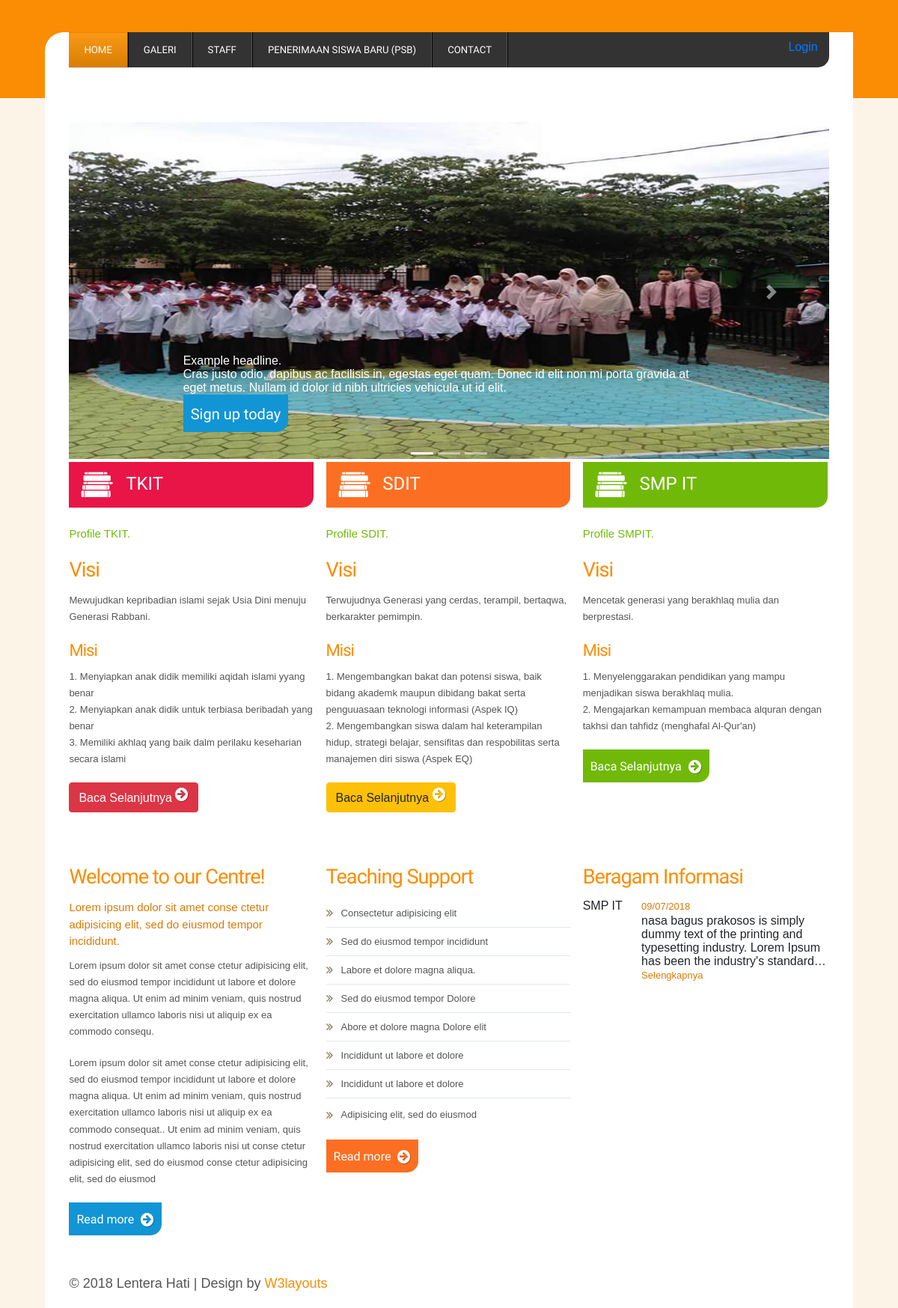
The page / on the database its author committed.
### tables this page shows
CREATE TABLE `informasi` (
  `id_info` int(10) NOT NULL,
  `jdl_berita` varchar(100) NOT NULL,
  `isi_berita` text NOT NULL,
  `tgl_terbit` date NOT NULL,
  `id_user` int(3) NOT NULL,
  `sekolah_kodesekolah` varchar(5) NOT NULL
);

### application/libraries/Template.php (called while the page is built, shortened)
<?php if ( ! defined('BASEPATH')) exit('No direct script access allowed');
class Template
{
    protected $_ci;
	function __construct() {
		$this->_ci = &get_instance();
	}
	function full($template, $data=null) {
		$this->_ci->load->view('templates/header_web',$data);
		$this->_ci->load->view($template,$data);
		$this->_ci->load->view('templates/bottom_web',$data);
		$this->_ci->load->view('templates/righbar_web',$data);
		$this->_ci->load->view('templates/footer_web',$data);
	}
}

### application/controllers/Home.php (called while the page is built, shortened)
<?php
class Home extends CI_Controller {
	public function index()
	{
		$data['menuhome']='active';
		$this->template->full('halaman/dashboard',$data);
	}
}

### index.php (called while the page is built, shortened)
<?php
require_once BASEPATH.'core/CodeIgniter.php';

### application/models/Infomodel.php (called while the page is built, shortened)
<?php
class Infomodel extends CI_Model {
	function getAll(){
		$query = $this->db->get('informasi');
		return $query->result();
	}
}

### application/libraries/Bantuan.php (called while the page is built, shortened)
<?php if ( ! defined('BASEPATH')) exit('No direct script access allowed');
class Bantuan {
    private $CI;
	public function __construct(){
	 $this->CI =& get_instance();
	}
	public function getInformasi(){
		$informasi = $this->CI->Infomodel->getAll();
		return $informasi;
	}
}
?>

### application/views/templates/righbar_web.php (the view, shortened to what this page needs)
 <div class="col_1_of_3 span_1_of_3">
	<h3>Beragam Informasi</h3>
	<div class="latest-news-grid">
		<?php
			$informasi = $this->bantuan->getInformasi();
			foreach($informasi as $row) { ?>
			<div class="latest-news-pic">
				<?php echo $row->jdl_berita; ?>
			</div>
			<div class="latest-news-info">
			<a href="#"><?php echo date("d/m/Y",strtotime($row->tgl_terbit)); ?></a>
			<?php echo word_limiter($row->isi_berita,20); ?>
			<a href="<?php echo site_url('Home/infodetail/'.$row->id_info); ?>">Selengkapnya</a>
			</div>
		<div class="clear"> </div><br>
		<?php } ?>
	</div>
</div>

### application/views/templates/header_web.php (shortened to what this page needs)
<!DOCTYPE HTML>
<html>
<head>
<link href="<?php echo base_url('assets/'); ?>css/bootstrap.min.css" rel="stylesheet" type="text/css" media="all" />
<link href="<?php echo base_url('assets/'); ?>css/style.css" rel="stylesheet" type="text/css" media="all" />
<link rel="stylesheet" href="<?php echo base_url('assetsadmin/ui-lightness/jquery-ui.css');?>" />
<link rel="stylesheet" href="<?php echo base_url('assetsadmin/ui-lightness/jquery.ui.theme.css'); ?>">
</head>
<body>
<div class="header-bg">
	<div class="wrap">
		<div class="total-box">
				<div class="total">
					<div class="header_top">
				     	<div class="menu">
				     		<ul>
						    	<li class="<?php if(isset($menuhome)) echo $menuhome;?>"><a href="<?php echo site_url('home'); ?>">Home</a></li>
						    	<li class="<?php if(isset($menugallery)) echo $menugallery;?>"><a href="<?php echo site_url('gallery'); ?>">Galeri</a></li>
						    	<li ><a href="<?php echo site_url('home/informasi'); ?>">Staff</a>
								</li>
                                 <li class="<?php if(isset($menupendaftaran)) echo $menupendaftaran;?>"><a href="<?php echo site_url('pendaftaran'); ?>">Penerimaan Siswa  Baru (PSB)</a></li>
						    	<li><a href="<?php echo site_url('home/contact'); ?>">Contact</a></li>
			     			</ul>
				     	</div>
				     	<ul class="follow_icon">
							<li>
							<a href="<?php echo site_url('Login'); ?>">
								<span>Login</span>
							</a>
							</li>
						</ul>
		     	</div>
			     <div class="header-bottom">
				</div>
			</div>
		</div>
	 </div>
</div>
	<div class="banner-box">
		<div class="wrap">

### application/views/halaman/dashboard.php (shortened to what this page needs)
	<div class="main-top">
		<div class="main">
			<div class="banner">
				<div id="myCarousel" class="carousel slide" data-ride="carousel">
      <ol class="carousel-indicators">
        <li data-target="#myCarousel" data-slide-to="0" class="active"></li>
        <li data-target="#myCarousel" data-slide-to="1"></li>
        <li data-target="#myCarousel" data-slide-to="2"></li>
      </ol>
      <div class="carousel-inner">
        <div class="carousel-item active">
          <img class="first-slide" src="<?php echo base_url('assets/images/foto/IT1.jpg'); ?>" width="100%" height='450' alt="First slide">
          <div class="container">
            <div class="carousel-caption text-left">
              <h1>Example headline.</h1>
              <p>Cras justo odio, dapibus ac facilisis in, egestas eget quam. Donec id elit non mi porta gravida at eget metus. Nullam id dolor id nibh ultricies vehicula ut id elit.</p>
              <p><a class="btn btn-lg btn-primary" href="#" role="button">Sign up today</a></p>
            </div>
          </div>
        </div>
      </div>
      <a class="carousel-control-prev" href="#myCarousel" role="button" data-slide="prev">
        <span class="carousel-control-prev-icon" aria-hidden="true"></span>
      </a>
      <a class="carousel-control-next" href="#myCarousel" role="button" data-slide="next">
        <span class="carousel-control-next-icon" aria-hidden="true"></span>
      </a>
    </div>
			</div>
			<div class="section-top">
				<div class="col_1_of_3 span_1_of_3">
					<div class="title-img">
						<div class="title"><img src="<?php echo base_url('assets/'); ?>images/books.png" alt=""/></div>
						<div class="title-desc"><p>TKIT</p></div>
					</div>
					<p class="last"><strong>Profile TKIT.</strong></p>
					<p class="desc1">
					<h3>Visi</h3></p>
					<p class="desc1">Mewujudkan kepribadian islami sejak Usia Dini menuju Generasi Rabbani.</p>
					<p<p class="desc1">
					<h3>Misi</h3></p>
					<p class="desc1">
					1.	Menyiapkan anak didik memiliki aqidah islami yyang benar <br>
                                                      2.	Menyiapkan anak didik untuk terbiasa beribadah yang benar <br>
                                                      3.	Memiliki akhlaq yang baik dalm perilaku keseharian secara islami <br>
					</p>
					<a href="<?php echo site_url('home/profiletk'); ?>" class="btn btn-danger"><span> Baca Selanjutnya </span><img src="<?php echo base_url('assets/'); ?>images/more_arrow.png" alt=""></a>
				</div>
				<div class="col_1_of_3 span_1_of_3">
					<div class="title-img1">
						<div class="title"><img src="<?php echo base_url('assets/'); ?>images/books.png" alt=""/></div>
						<div class="title-desc"><p>SDIT</p></div>
					</div>
					<p class="last"><strong>Profile SDIT.</strong></p>
					<p class="desc1">
					<h3>Visi</h3></p>
					<p class="desc1">Terwujudnya Generasi yang cerdas, terampil, bertaqwa, berkarakter pemimpin.</p>
					<p<p class="desc1">
					<h3>Misi</h3></p>
					<p class="desc1">
                                                          1.	Mengembangkan bakat dan potensi siswa, baik bidang akademk maupun dibidang bakat serta penguuasaan teknologi informasi (Aspek IQ)<br>
                                                          2.	Mengembangkan siswa dalam hal  keterampilan hidup, strategi belajar, sensifitas dan respobilitas serta manajemen diri siswa (Aspek EQ) <br>
					</p>
					<a href="<?php echo site_url('home/profilesd'); ?>" class="btn btn-warning"><span> Baca Selanjutnya </span><img src="<?php echo base_url('assets/'); ?>images/more_arrow.png" alt=""></a>
				</div>
				<div class="col_1_of_3 span_1_of_3">
					<div class="title-img2">
						<div class="title"><img src="<?php echo base_url('assets/'); ?>images/books.png" alt=""/></div>
						<div class="title-desc"><p>SMP IT</p></div>
					</div>
					<p class="last"><strong>Profile SMPIT.</strong></p>
					<p class="desc1">
					<h3>Visi</h3></p>
					<p class="desc1">Mencetak generasi yang berakhlaq mulia dan berprestasi.</p>
					<p<p class="desc1">
					<h3>Misi</h3></p>
					<p class="desc1">
					1. Menyelenggarakan pendidikan yang mampu menjadikan siswa berakhlaq mulia.<br>
					2. Mengajarkan kemampuan membaca alquran dengan takhsi dan tahfidz (menghafal Al-Qur'an) <br>
					</p>
					<a href="<?php echo site_url('home/profilesmp'); ?>" class="btn btn-primary2"><span>Baca Selanjutnya</span><img src="<?php echo base_url('assets/'); ?>images/more_arrow.png" alt=""></a>
				</div>
			</div>
		</div>
	</div>
</div>

### application/views/templates/bottom_web.php (shortened to what this page needs)
<div class="main-bottom">
			<div class="wrap">
			<div class="content-bottom">
				<div class="col_1_of_3 span_1_of_3">
					<h3>Welcome to our Centre!</h3>
					<p class="desc2"><strong>Lorem ipsum dolor sit amet conse ctetur adipisicing elit, sed do eiusmod tempor incididunt.</strong></p>
					<p class="desc1">Lorem ipsum dolor sit amet conse ctetur adipisicing elit, sed do eiusmod tempor incididunt ut labore et dolore magna aliqua. Ut enim ad minim veniam, quis nostrud exercitation ullamco laboris nisi ut aliquip ex ea commodo consequ.</p>
					<p class="desc1">Lorem ipsum dolor sit amet conse ctetur adipisicing elit, sed do eiusmod tempor incididunt ut labore et dolore magna aliqua. Ut enim ad minim veniam, quis nostrud exercitation ullamco laboris nisi ut aliquip ex ea commodo consequat.. Ut enim ad minim veniam, quis nostrud exercitation ullamco laboris nisi ut conse ctetur adipisicing elit, sed do eiusmod conse ctetur adipisicing elit, sed do eiusmod</p>
					<a href="#" class="btn btn-primary"><span>Read more</span><img src="<?php echo base_url('assets/'); ?>images/more_arrow.png" alt=""></a>
				</div>
				<div class="col_1_of_3 span_1_of_3">
					<h3>Teaching Support</h3>
					<ul class="dishes_list">
										<li><a href="#">Consectetur adipisicing elit</a></li>
										<li><a href="#">Sed do eiusmod tempor incididunt</a></li>
										<li><a href="#">Labore et dolore magna aliqua.</a></li>
										<li><a href="#">Sed do eiusmod tempor Dolore</a></li>
										<li><a href="#">Abore et dolore magna Dolore elit</a></li>
										<li><a href="#">Incididunt ut labore et dolore</a></li>
										<li><a href="#">Incididunt ut labore et dolore</a></li>
										<li class="last"><a href="#">Adipisicing elit, sed do eiusmod</a></li>
									</ul>
									<a href="#" class="btn btn-primary1"><span>Read more</span><img src="<?php echo base_url('assets/'); ?>images/more_arrow.png" alt=""></a>
				</div>

### application/views/templates/footer_web.php (shortened to what this page needs)
</div>
</div>
</div>
<div class="wrap">
	<div class="copy-right">
		<p>© 2018 Lentera Hati | Design by <a href="http://w3layouts.com/"> W3layouts</a></p>
	</div>
</div>
</div>
</body>
</html>

### rows shown on the page
informasi: jdl_berita "SMP IT", tgl_terbit "09/07/2018", isi_berita "nasa bagus prakosos is simply dummy text of the printing and typesetting industry. Lorem Ipsum has been the industry's standard…"
